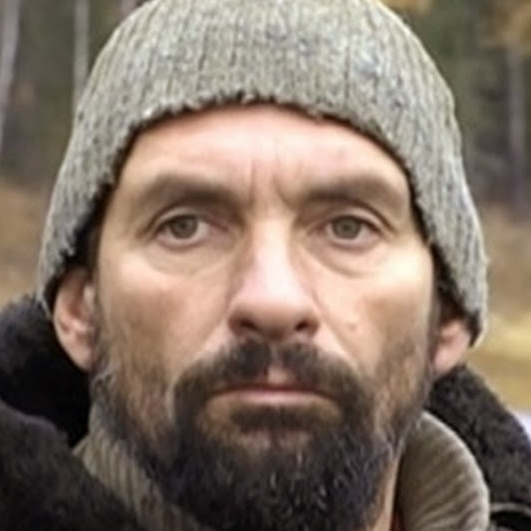
#> input picture images/prova.jpg, 531 x 531 px
$ python example.py
#> lines starting #> are read from the running program, lines starting #| are printed output that depends on the picture
### Preprocessing.py

#Use prewitt operator fo processing the image
# rem_mean:Bool if true allow to remove the mean from the image
# normalize:Bool if true normalize the image
def prewitt(img,width,height, rem_mean=False,normalize=True):
    import numpy as np
    from scipy.signal import convolve2d

    img = np.reshape(img,(height,width))
    if normalize:
        img=img/255.0
    if rem_mean:
        img -=np.mean(img)

    Hx = np.array([[-1, 0, 1],
                   [-1, 0, 1],
                   [-1, 0, 1]])

    Hy = np.array([[-1, -1, -1],
                   [0, 0, 0],
                   [1, 1, 1]])

    img_x = convolve2d(img, Hx,'same')
    img_y = convolve2d(img, Hy,'same')

    img_out =1-np.sqrt(img_x**2 + img_y**2)

    return img_out


#Use roberts operator fo processing the image
# rem_mean:Bool if true allow to remove the mean from the image
# normalize:Bool if true normalize the image
def roberts(img,width,height, rem_mean=False,normalize=True):
    import numpy as np
    from scipy.signal import convolve2d

    img = np.reshape(img, (height, width))
    if normalize:
        img = img / 255.0
    if rem_mean:
        img -= np.mean(img)

    Hx = np.array([[1, 0],
                   [0, -1]])

    Hy = np.array([[0, +1],
                   [-1, 0]])

    img_x = convolve2d(img, Hx,'same')
    img_y = convolve2d(img, Hy,'same')

    img_out = 1 - np.sqrt(img_x ** 2 + img_y ** 2)

    return img_out

### example.py
from matplotlib import pyplot as plt
import cv2
import Preprocessing

def plot_examples(path):
#> called with path = 'images/prova.jpg'
    img = cv2.imread(
        path,
        cv2.IMREAD_GRAYSCALE)
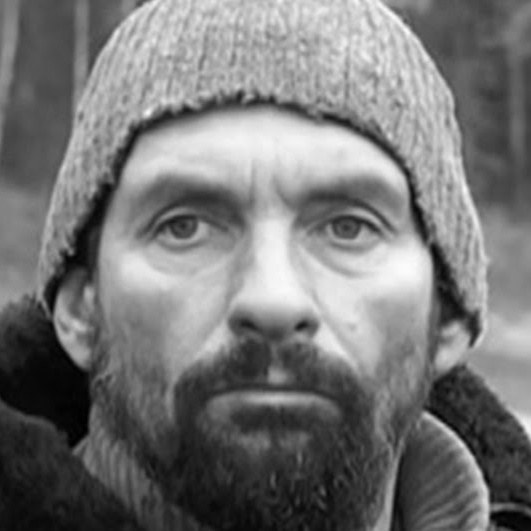
#> img: shape (531, 531); min 0, max 252, mean 118.3

    height = img.shape[0]
#> height = 531
    width = img.shape[1]
#> width = 531
    img_prewitt=Preprocessing.prewitt(img,width,height,True)
#> in prewitt, `img_x = convolve2d(img, Hx,'same')`:
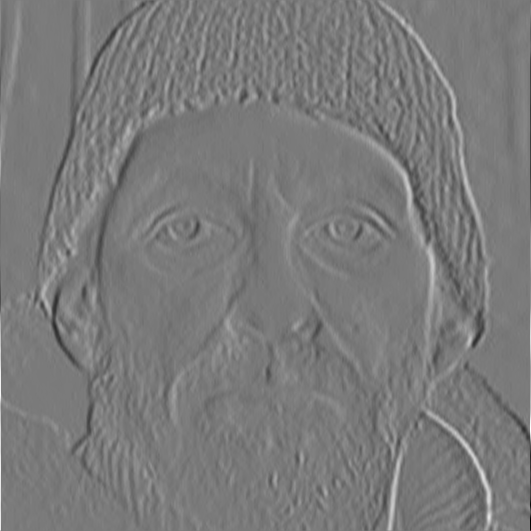
#> img_x: shape (531, 531) float64; min -1.33, max 1.44, mean -0.000584; drawn with min black and max white
#> in prewitt, `img_y = convolve2d(img, Hy,'same')`:
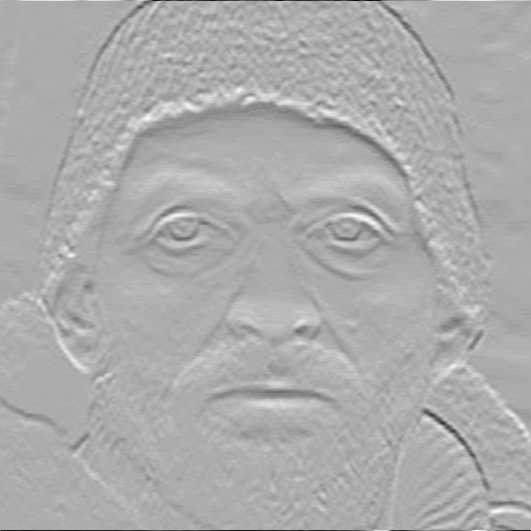
#> img_y: shape (531, 531) float64; min -1.44, max 0.694, mean 0.00221; drawn with min black and max white
#> in prewitt, `img_out =1-np.sqrt(img_x**2 + img_y**2)`:
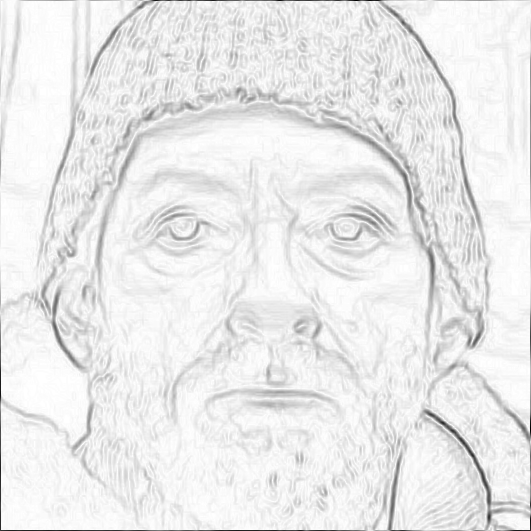
#> img_out: shape (531, 531) float64; min -0.444, max 1, mean 0.886; drawn with min black and max white
    img_roberts= Preprocessing.roberts(img,width,height,True)
#> in roberts, `img_x = convolve2d(img, Hx,'same')`:
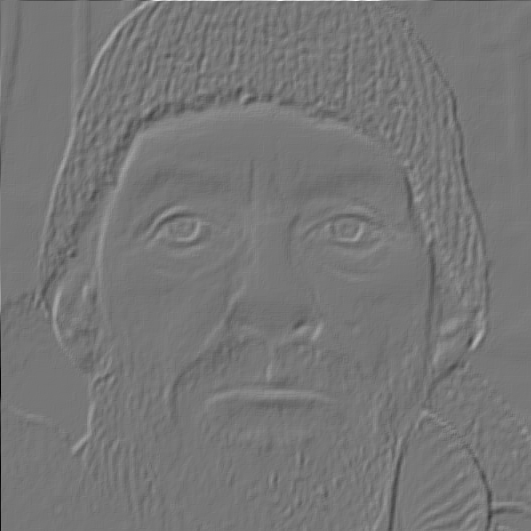
#> img_x: shape (531, 531) float64; min -0.44, max 0.501, mean -0.000593; drawn with min black and max white
#> in roberts, `img_y = convolve2d(img, Hy,'same')`:
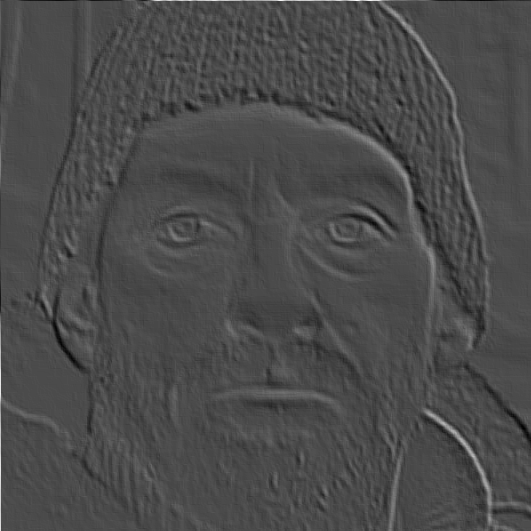
#> img_y: shape (531, 531) float64; min -0.212, max 0.501, mean -0.000489; drawn with min black and max white
#> in roberts, `img_out = 1 - np.sqrt(img_x ** 2 + img_y ** 2)`:
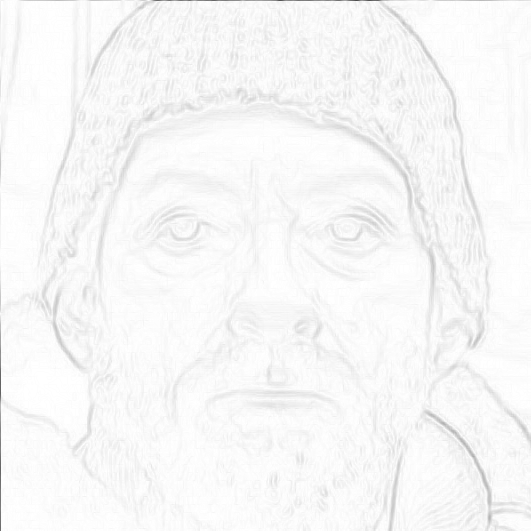
#> img_out: shape (531, 531) float64; min 0.295, max 1, mean 0.972
    plt.imshow(img_prewitt, cmap = 'Greys')
    plt.title('Prewitt operator')
    plt.show()
    plt.imshow(img_roberts, cmap='Greys')
    plt.title('Roberts operator')
    plt.show()

plot_examples('images/prova.jpg')
